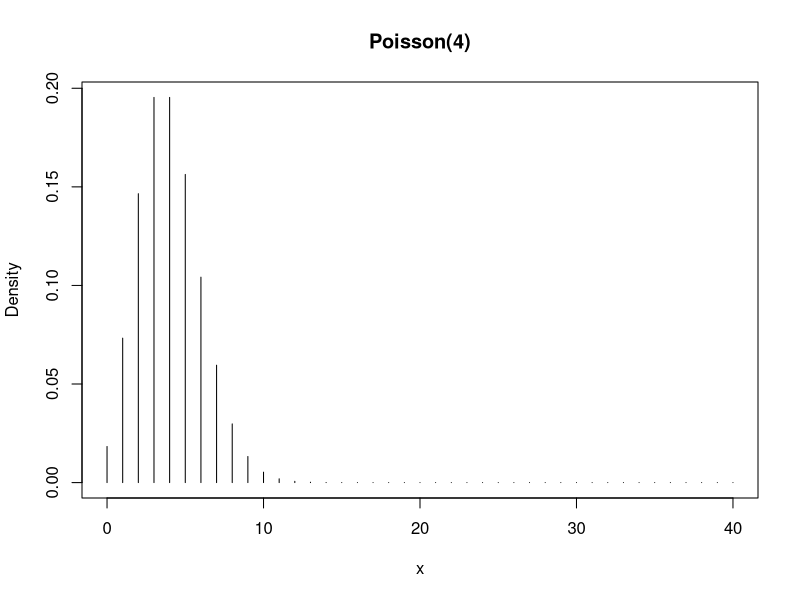
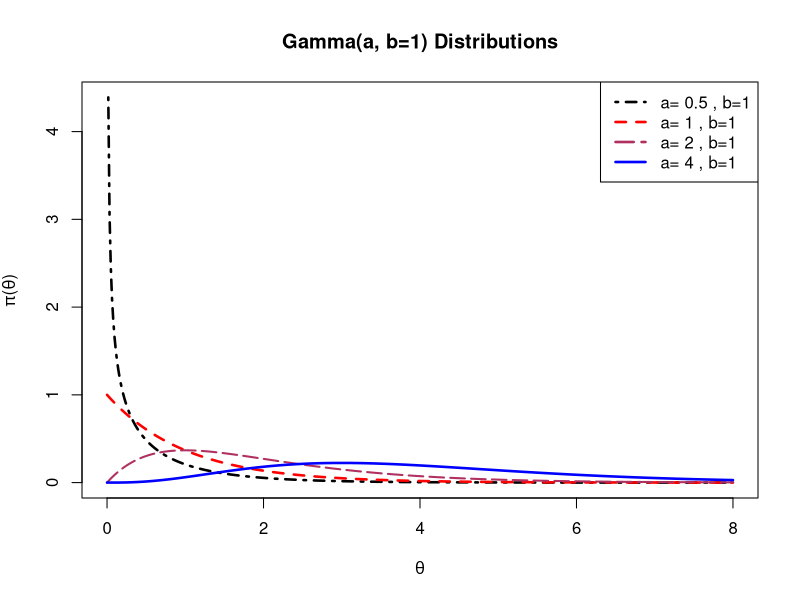
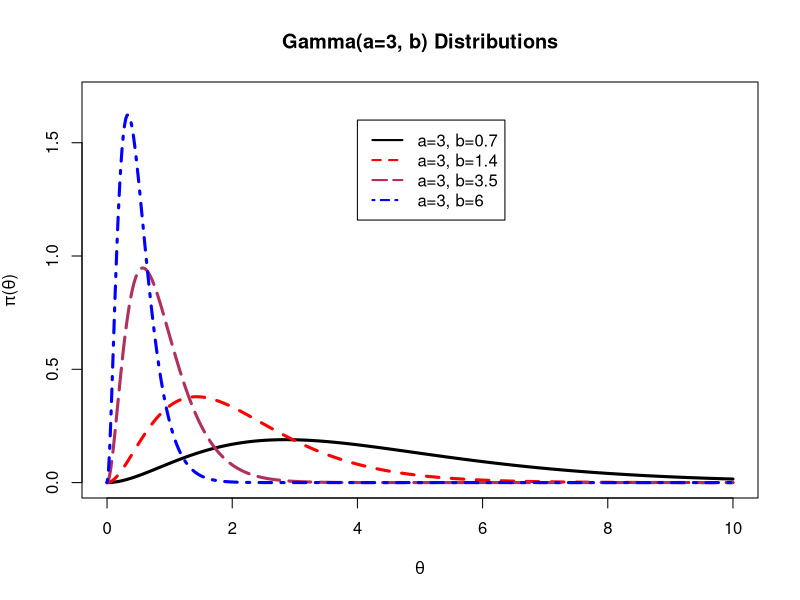

Here is the R script that generated these plots, in order:
## ---- chunk 1
plot(0:40, dpois(0:40, lambda = 4), type = 'h', ylab = 'Density', xlab = 'x', main = "Poisson(4)")
## ---- chunk 2
thetas <- seq(0, 8, length=501)
plot(thetas, dgamma(thetas, .5, 1), col="black",
lwd=2.5, main="Gamma(a, b=1) Distributions",
xlab=expression(theta), lty=4, type="l",
ylab=expression(paste(pi, "(", theta, ")", sep="")))
lines(thetas, dgamma(thetas,1,1), col="red",
lwd=2.5, lty=2)
lines(thetas, dgamma(thetas,2,1), col="maroon",
lwd=2,lty=5)
lines(thetas, dgamma(thetas,4,1), col="blue",
lwd=2.5,lty=1)
legend("topright", paste("a=", c(.5,1,2,4),", b=1"),
col=c("black","red","maroon","blue"),
lwd=2.5, lty=c(4,2,5,1))
## ---- chunk 3
thetas <- seq(0, 10, length=501)
plot(thetas, dgamma(thetas, 3, rate=.7), col="black",
lwd=3, main="Gamma(a=3, b) Distributions",
xlab=expression(theta), lty=1, type="l",
ylim=c(0,1.7),
ylab=expression(paste(pi, "(", theta, ")", sep="")))
lines(thetas, dgamma(thetas,3, rate=1.4), col="red",
lwd=3, lty=2)
lines(thetas, dgamma(thetas,3, rate=3.5), col="maroon",
lwd=3,lty=5)
lines(thetas, dgamma(thetas,3,rate=6), col="blue",
lwd=3,lty=4)
legend(4, 1.6, paste("a=3, b=", c(.7,1.4,3.5,6), sep=""),
col=c("black","red","maroon","blue"),
lwd=2, lty=c(1,2,5,4)) 
